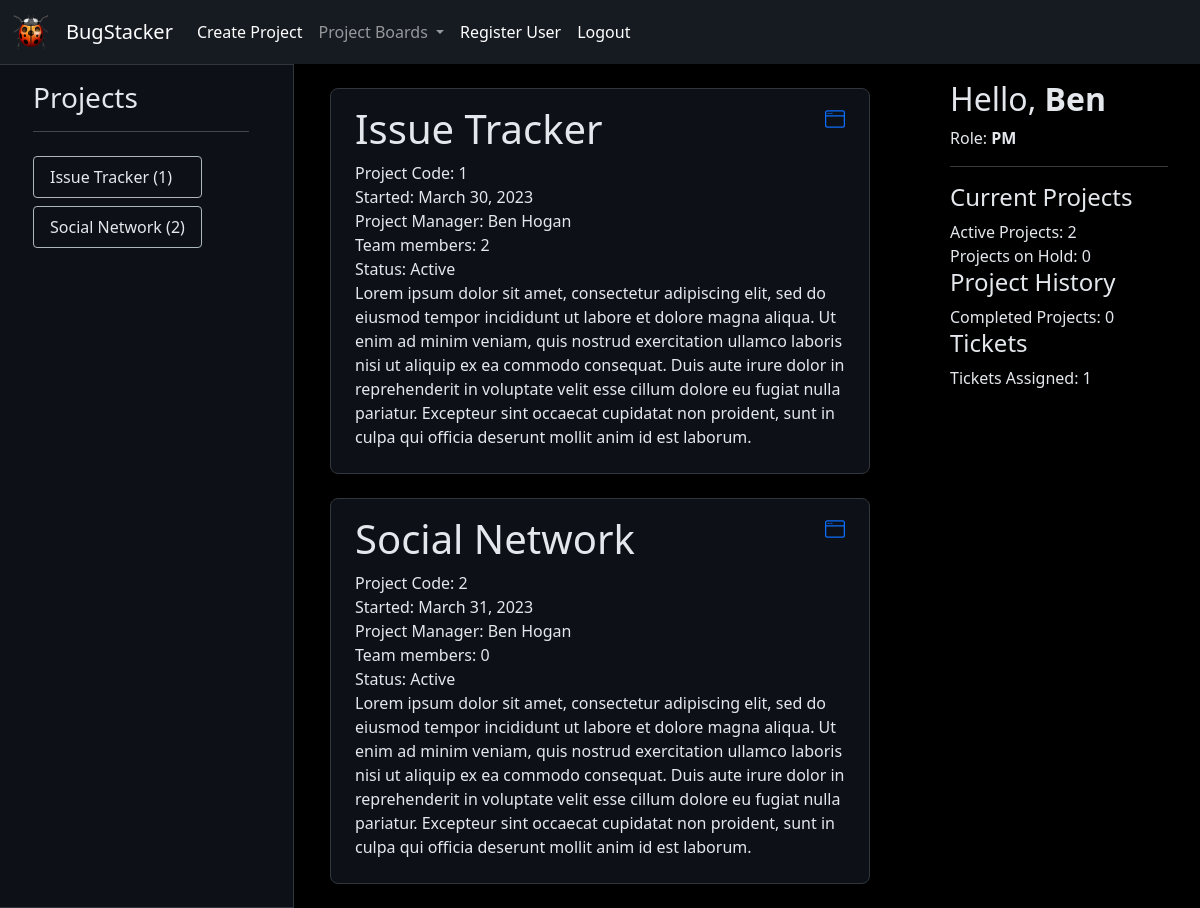
Page / (signed in) on the committed database.
### BUGSTACKER/models.py (models this page shows, shortened)
class Project(models.Model):
    class Status(models.TextChoices):
        ACTIVE = "A"
        INACTIVE = "I"
    code = models.PositiveSmallIntegerField(verbose_name="project code")
    name = models.CharField(max_length=60, verbose_name="project name")
    created = models.DateField(auto_now_add=True)
    completed = models.BooleanField(default=False, verbose_name="project complete?")
    pm = models.ForeignKey('User', null=True, on_delete=models.SET_NULL, related_name='projects_managed')
    team_members = models.ManyToManyField(User, blank=True, related_name='projects_working')
    status = models.CharField(
            choices=Status.choices,
            default=Status.ACTIVE,
            max_length=2,
        )
    objects = ProjectQuerySet.as_manager()

class User(AbstractUser):
    class Role(models.TextChoices):
        PROJECT_MANAGER = 'PM'
        DEVELOPER = 'DEV'
    role = models.CharField(
        choices=Role.choices,
        default=Role.DEVELOPER,
        max_length=3,
    )
    def get_all_projects(self):
        return self.projects_managed.all() if self.projects_managed.all() else self.projects_working.all()
    def full_name(self):
        return f"{self.first_name} {self.last_name}"

### BUGSTACKER/views.py (the view)
# urls.py: path("", views.index, name="index"),
@login_required
def index(request):
    if request.method == "GET":
        project_list = request.user.get_all_projects()
        return render(request, 'BUGSTACKER/index.html', {
            "project_list": project_list,
        })

### BUGSTACKER/models.py (called while the page is built)
    def active(self):
        return self.filter(status="A", completed=False)

    def finished(self):
        return self.filter(status="I", completed=True)

    def on_hold(self):
        return self.filter(status="I", completed=False)

### BUGSTACKER/templates/bugstacker/index.html (shortened to what this page needs)
{% extends "BUGSTACKER/layout.html" %}
{% block left %}
{% include "BUGSTACKER/index-left-well.html" with user=user %}
{% endblock %}
{% block body %}
    {% for project in project_list %}
        <div class="center bubble pt-3 m-4 pb-2 px-4 rounded-3 position-relative">
            <h1>{{ project.name }}</h1>
            <div>Project Code: {{ project.code }}</div>
            <div>Started: {{ project.created }}</div>
            <div>Project Manager: {{ project.pm.full_name }}</div>
            <div>Team members: {{ project.team_members.count }}</div>
            <div>Status: {{ project.get_status_display }}</div>
            <p>Lorem ipsum dolor sit amet, consectetur adipiscing elit, sed do eiusmod tempor incididunt ut labore et dolore magna aliqua. Ut enim ad minim veniam, quis nostrud exercitation ullamco laboris nisi ut aliquip ex ea commodo consequat. Duis aute irure dolor in reprehenderit in voluptate velit esse cillum dolore eu fugiat nulla pariatur. Excepteur sint occaecat cupidatat non proident, sunt in culpa qui officia deserunt mollit anim id est laborum.</p>
            <a href="{% url 'project_board' project.code %}" class="text-right position-absolute top-0 end-0 me-4 mt-3">
            </a>
        </div>
    {% endfor %}
{% endblock %}
{% block right %}
{% include "BUGSTACKER/right-well.html" with user=user %}
{% endblock %}

### BUGSTACKER/templates/bugstacker/layout.html (shortened to what this page needs)
{% load static %}
<!DOCTYPE html>
<html lang="en">
<head>
    <link href="https://cdn.jsdelivr.net/npm/bootstrap@5.3.0-alpha3/dist/css/bootstrap.min.css" rel="stylesheet">
    <link href="{% static 'BUGSTACKER/styles.css' %}" rel="stylesheet">
</head>
<body>
    <nav class="navbar navbar-dark navbar-expand-lg bg-dark">
        <div class="container-fluid">
          <a class="navbar-brand" href="{% url 'index' %}">
            <img alt="Bootstrap" class="brand-emblem" />
          </a>
          <a class="navbar-brand" href="{% url 'index' %}">BugStacker</a>
          <div class="collapse navbar-collapse" id="navbarNavDropdown">
            <ul class="navbar-nav">
                {% if user.role == "PM" %}
                    <li class="nav-item">
                        <a class="nav-link active" aria-current="page" href="#">Create Project</a>
                    </li>
                {% endif %}
                <li class="nav-item dropdown">
                    <a class="nav-link dropdown-toggle" href="#" role="button" data-bs-toggle="dropdown" aria-expanded="false">
                        Project Boards
                    </a>
                </li>
                {% if user.role == 'PM' %}
                    <li class="nav-item">
                        <a class="nav-link active" aria-current="page" href="{% url 'register' %}">Register User</a>
                    </li>
                {% endif %}
                <li class="nav-item">
                    <a class="nav-link me-2" href="{% url 'logout'%}" style="color:white">Logout</a>
                </li>
            </ul>
          </div>
        </div>
      </nav>
      <div class="containter row main-content">
        <div class="left-well col-lg-3">{% block left %}{% endblock %}</div>
        <div class="center-well col-lg-6">{% block body %}{% endblock %}</div>
        <div class="right-well col-lg-3">{% block right %}{% endblock %}</div>
    </div>
</body>
</html>

### BUGSTACKER/templates/bugstacker/index-left-well.html
<div class="pt-2 m-2 pb-2 px-4">
    <h3 class="d-flex">Projects</h3>
    <hr>
    <div class="d-flex align-items-stretch">
        <ol class="list-group">
            {% for project in user.get_all_projects %}
                {% if project.status == "A" %}
                <div class="mt-2 rounded-1 background-theme text-theme border border-dark-subtle list-group-item list-group-item-action">
                    {{ project.name }} ({{ project.code }})
                </div>
                {% endif %}
            {% empty %}
                <span class="fs-6">No projects</span>
            {% endfor %}
        </ol>
    </div>
</div>

### BUGSTACKER/templates/bugstacker/right-well.html
<div class="pt-2 m-2 pb-2 px-4">
    <h2>Hello, <strong>{{ user.first_name }}</strong></h2>
    <div>Role: <strong>{{ user.role }}</strong></div>
    <hr>
    {% if user.role == user.Role.PROJECT_MANAGER %}
        {% include "BUGSTACKER/right-well-pm.html" with user=user %}
    {% elif user.role == user.Role.DEVELOPER %}
        {% include "BUGSTACKER/right-well-dev.html" with user=user %}
    {% endif %}
</div>

### BUGSTACKER/templates/bugstacker/right-well-pm.html
<h4>Current Projects</h4>
<div>Active Projects: {{ user.projects_managed.active.count }}</div>
<div>Projects on Hold: {{ user.projects_managed.on_hold.count }}</div>
<h4>Project History</h4>
<div>Completed Projects: {{ user.projects_managed.finished.count }}</div>
<h4>Tickets</h4>
<div>Tickets Assigned: {{ user.tickets_assigned.count }}</div>

### BUGSTACKER/static/bugstacker/styles.css (style rules this page uses)
.left-well { color: #E4E8EC; border-color: #30363d; border-style: solid; border-width: 1px; }
div.center.bubble { background-color: #0D1117; border-color: #30363d; border-style: solid; border-width: 1px; border-radius: 10px; }
.background-theme { background-color: #0D1117; }
.text-theme { color: #E4E8EC; }
.brand-emblem { width: 38px; height: auto; }
body { background-color: black; color: #E4E8EC; overflow: hidden; height: 100%; }
.navbar { background-color: #161B22 !important; }
.main-content { min-height: 100vh; }
.center-well { background-color: black; }
.left-well { background-color: #0D1117; }
.right-well { background-color: black; }

### rows in the picture
Project: name "Issue Tracker", code "1", created "March 30, 2023", pm.full_name "Ben Hogan", team_members.count "2", status "Active"
Project: name "Social Network", code "2", created "March 31, 2023", pm.full_name "Ben Hogan", team_members.count "0", status "Active"
User: first_name "Ben", role "PM", projects_managed.active.count "2", projects_managed.on_hold.count "0", projects_managed.finished.count "0", tickets_assigned.count "1"
